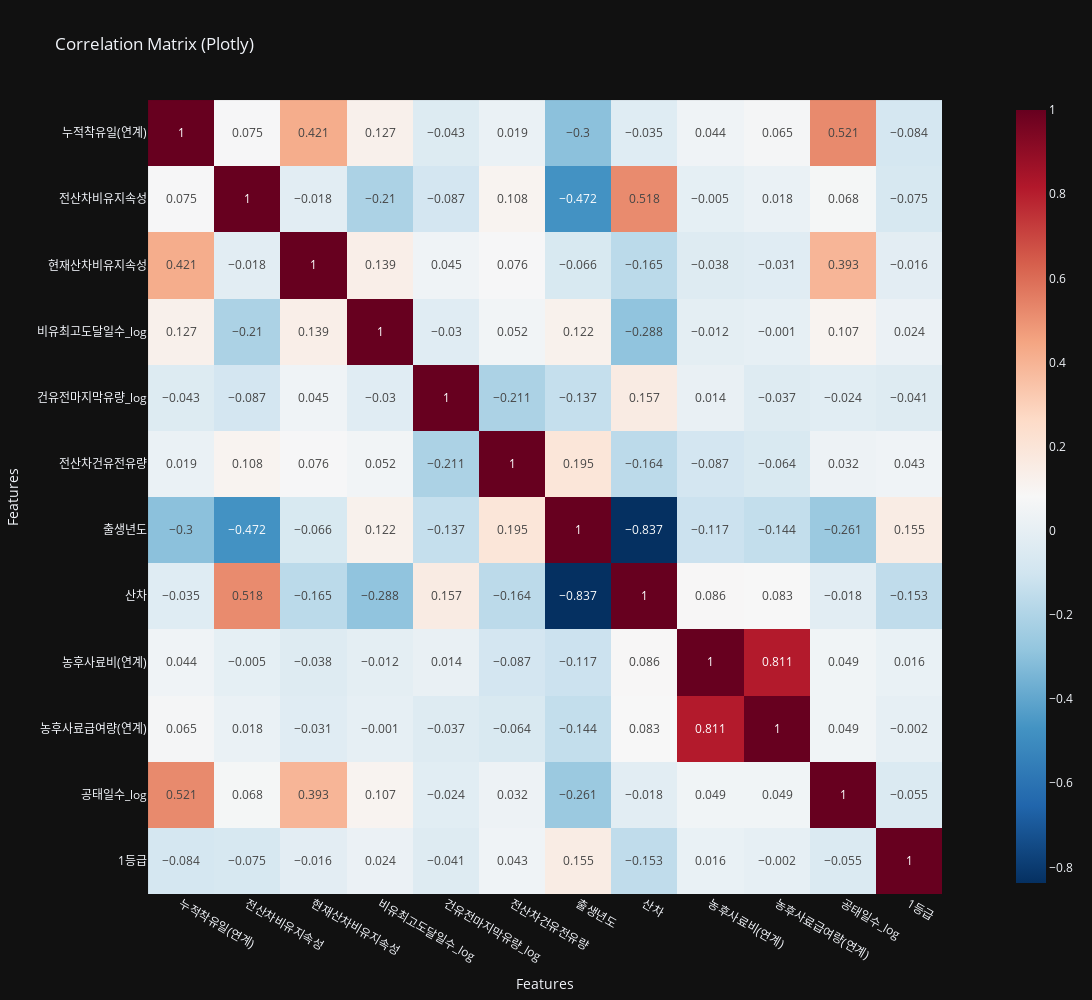

Source (notebook cell):
### Markdown cell above
# 변수들 간의 상관관계 확인해서 review_score, monthly_avg_orders와 상관계수 높은 것들은 제거하거나 처리

### Code cell
vars = features + [target]
corr_matrix = df[vars].corr('spearman').round(3)

fig_corr = px.imshow(
    corr_matrix,
    text_auto=True,
    color_continuous_scale="RdBu_r",
    title="Correlation Matrix (Plotly)",
    template="plotly_dark"
)
fig_corr.update_layout(
    xaxis_title="Features",
    yaxis_title="Features",
    width=1200, height=1000
)
fig_corr.show()

### Figure 1 — Plotly figure (JSON) as saved in the notebook; plotly's stock layout.template omitted (floating-point values rounded to 4 significant figures; data arrays with more than 128 entries replaced by an {"elided": "..."} marker saying what was removed)
{"data": [{"coloraxis": "coloraxis", "hovertemplate": "x: %{x}<br>y: %{y}<br>color: %{z}<extra></extra>", "name": "0", "texttemplate": "%{z}", "type": "heatmap", "x": ["누적착유일(연계)", "전산차비유지속성", "현재산차비유지속성", "비유최고도달일수_log", "건유전마지막유량_log", "전산차건유전유량", "출생년도", "산차", "농후사료비(연계)", "농후사료급여량(연계)", "공태일수_log", "1등급"], "xaxis": "x", "y": ["누적착유일(연계)", "전산차비유지속성", "현재산차비유지속성", "비유최고도달일수_log", "건유전마지막유량_log", "전산차건유전유량", "출생년도", "산차", "농후사료비(연계)", "농후사료급여량(연계)", "공태일수_log", "1등급"], "yaxis": "y", "z": {"elided": "12x12 float values"}}], "layout": {"coloraxis": {"colorscale": [[0, "rgb(5,48,97)"], [0.1, "rgb(33,102,172)"], [0.2, "rgb(67,147,195)"], [0.3, "rgb(146,197,222)"], [0.4, "rgb(209,229,240)"], [0.5, "rgb(247,247,247)"], [0.6, "rgb(253,219,199)"], [0.7, "rgb(244,165,130)"], [0.8, "rgb(214,96,77)"], [0.9, "rgb(178,24,43)"], [1, "rgb(103,0,31)"]]}, "height": 1000, "title": {"text": "Correlation Matrix (Plotly)"}, "width": 1200, "xaxis": {"anchor": "y", "constrain": "domain", "domain": [0, 1], "scaleanchor": "y", "title": {"text": "Features"}}, "yaxis": {"anchor": "x", "autorange": "reversed", "constrain": "domain", "domain": [0, 1], "title": {"text": "Features"}}}}
